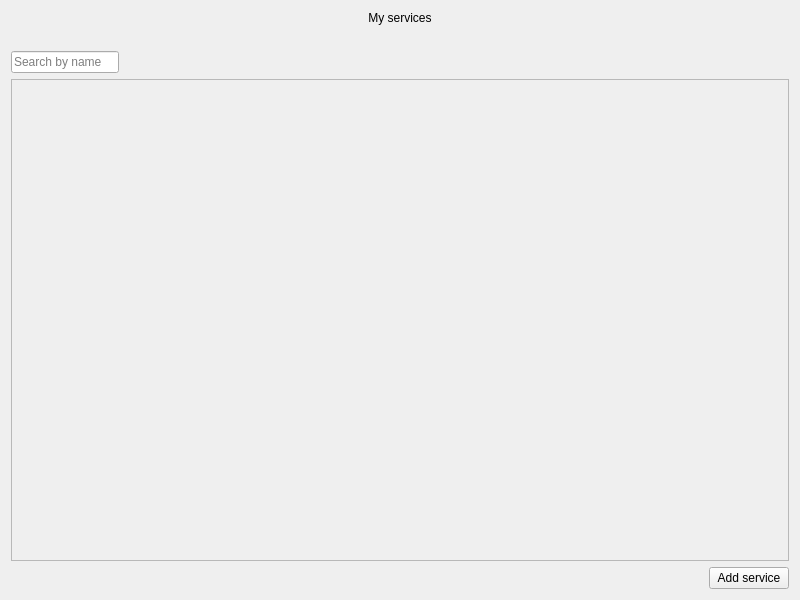
<?xml version="1.0" encoding="UTF-8"?>
<ui version="4.0">
 <class>ServiceWindow</class>
 <widget class="QWidget" name="ServiceWindow">
  <property name="geometry">
   <rect>
    <x>0</x>
    <y>0</y>
    <width>800</width>
    <height>600</height>
   </rect>
  </property>
  <property name="sizePolicy">
   <sizepolicy hsizetype="Expanding" vsizetype="Expanding">
    <horstretch>0</horstretch>
    <verstretch>0</verstretch>
   </sizepolicy>
  </property>
  <property name="windowTitle">
   <string>ToolBox - Services</string>
  </property>
  <layout class="QVBoxLayout" name="verticalLayout">
   <item>
    <widget class="QLabel" name="title">
     <property name="text">
      <string>My services</string>
     </property>
     <property name="textFormat">
      <enum>Qt::PlainText</enum>
     </property>
     <property name="scaledContents">
      <bool>false</bool>
     </property>
     <property name="alignment">
      <set>Qt::AlignCenter</set>
     </property>
     <property name="wordWrap">
      <bool>false</bool>
     </property>
     <property name="buddy">
      <cstring></cstring>
     </property>
    </widget>
   </item>
   <item>
    <widget class="QLabel" name="subtitle">
     <property name="sizePolicy">
      <sizepolicy hsizetype="Expanding" vsizetype="Maximum">
       <horstretch>0</horstretch>
       <verstretch>0</verstretch>
      </sizepolicy>
     </property>
     <property name="text">
      <string/>
     </property>
     <property name="alignment">
      <set>Qt::AlignCenter</set>
     </property>
    </widget>
   </item>
   <item>
    <widget class="QLineEdit" name="serviceNameSearch">
     <property name="enabled">
      <bool>true</bool>
     </property>
     <property name="sizePolicy">
      <sizepolicy hsizetype="Fixed" vsizetype="Fixed">
       <horstretch>0</horstretch>
       <verstretch>0</verstretch>
      </sizepolicy>
     </property>
     <property name="inputMask">
      <string/>
     </property>
     <property name="echoMode">
      <enum>QLineEdit::Normal</enum>
     </property>
     <property name="placeholderText">
      <string>Search by name</string>
     </property>
    </widget>
   </item>
   <item>
    <layout class="QHBoxLayout" name="hbox_layout">
     <item>
      <widget class="QScrollArea" name="scrollArea">
       <property name="sizePolicy">
        <sizepolicy hsizetype="Expanding" vsizetype="Expanding">
         <horstretch>0</horstretch>
         <verstretch>0</verstretch>
        </sizepolicy>
       </property>
       <property name="widgetResizable">
        <bool>true</bool>
       </property>
       <widget class="QWidget" name="scrollAreaWidgetContents">
        <property name="geometry">
         <rect>
          <x>0</x>
          <y>0</y>
          <width>16</width>
          <height>16</height>
         </rect>
        </property>
        <property name="sizePolicy">
         <sizepolicy hsizetype="Maximum" vsizetype="Maximum">
          <horstretch>0</horstretch>
          <verstretch>0</verstretch>
         </sizepolicy>
        </property>
       </widget>
      </widget>
     </item>
    </layout>
   </item>
   <item>
    <layout class="QHBoxLayout" name="hbox_addbtn">
     <item>
      <spacer name="horizontalSpacer">
       <property name="orientation">
        <enum>Qt::Horizontal</enum>
       </property>
       <property name="sizeType">
        <enum>QSizePolicy::Expanding</enum>
       </property>
       <property name="sizeHint" stdset="0">
        <size>
         <width>40</width>
         <height>20</height>
        </size>
       </property>
      </spacer>
     </item>
     <item>
      <widget class="QPushButton" name="addServiceBtn">
       <property name="sizePolicy">
        <sizepolicy hsizetype="Minimum" vsizetype="Maximum">
         <horstretch>0</horstretch>
         <verstretch>0</verstretch>
        </sizepolicy>
       </property>
       <property name="text">
        <string>Add service</string>
       </property>
      </widget>
     </item>
    </layout>
   </item>
  </layout>
 </widget>
 <resources/>
 <connections/>
</ui>
